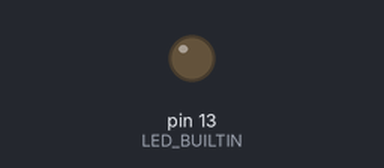
The sketch below on a simulated Arduino Uno, built with avr-gcc and run on an emulated ATmega328P. Shown: output pins drawn as LEDs (lit = HIGH).

Above: at 0.1 s.
At 1.1 s:
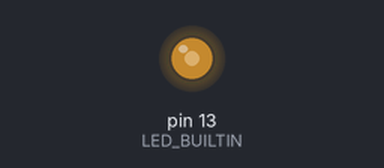
Timing chart, 0 to 2.6 s (numbered marks = the images above):
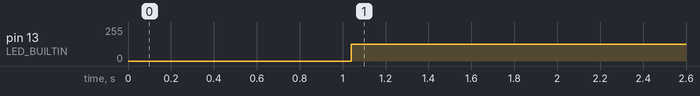

Measured:
- by itself, pin 13 (LED_BUILTIN): 0/255 → 127/255 at 1.0 s

The sketch:

utilisation_millis.ino
```cpp
long blinkStart;
const int blinkDelay = 1000;
bool isHigh= false;
void setup() {
  pinMode(LED_BUILTIN,OUTPUT);
  long blinkStart = millis();
}

void loop() {
  if(millis() - blinkStart >= blinkDelay){
   isHigh = !isHigh;
   digitalWrite(LED_BUILTIN,isHigh ? HIGH:LOW);
  }
}
```
